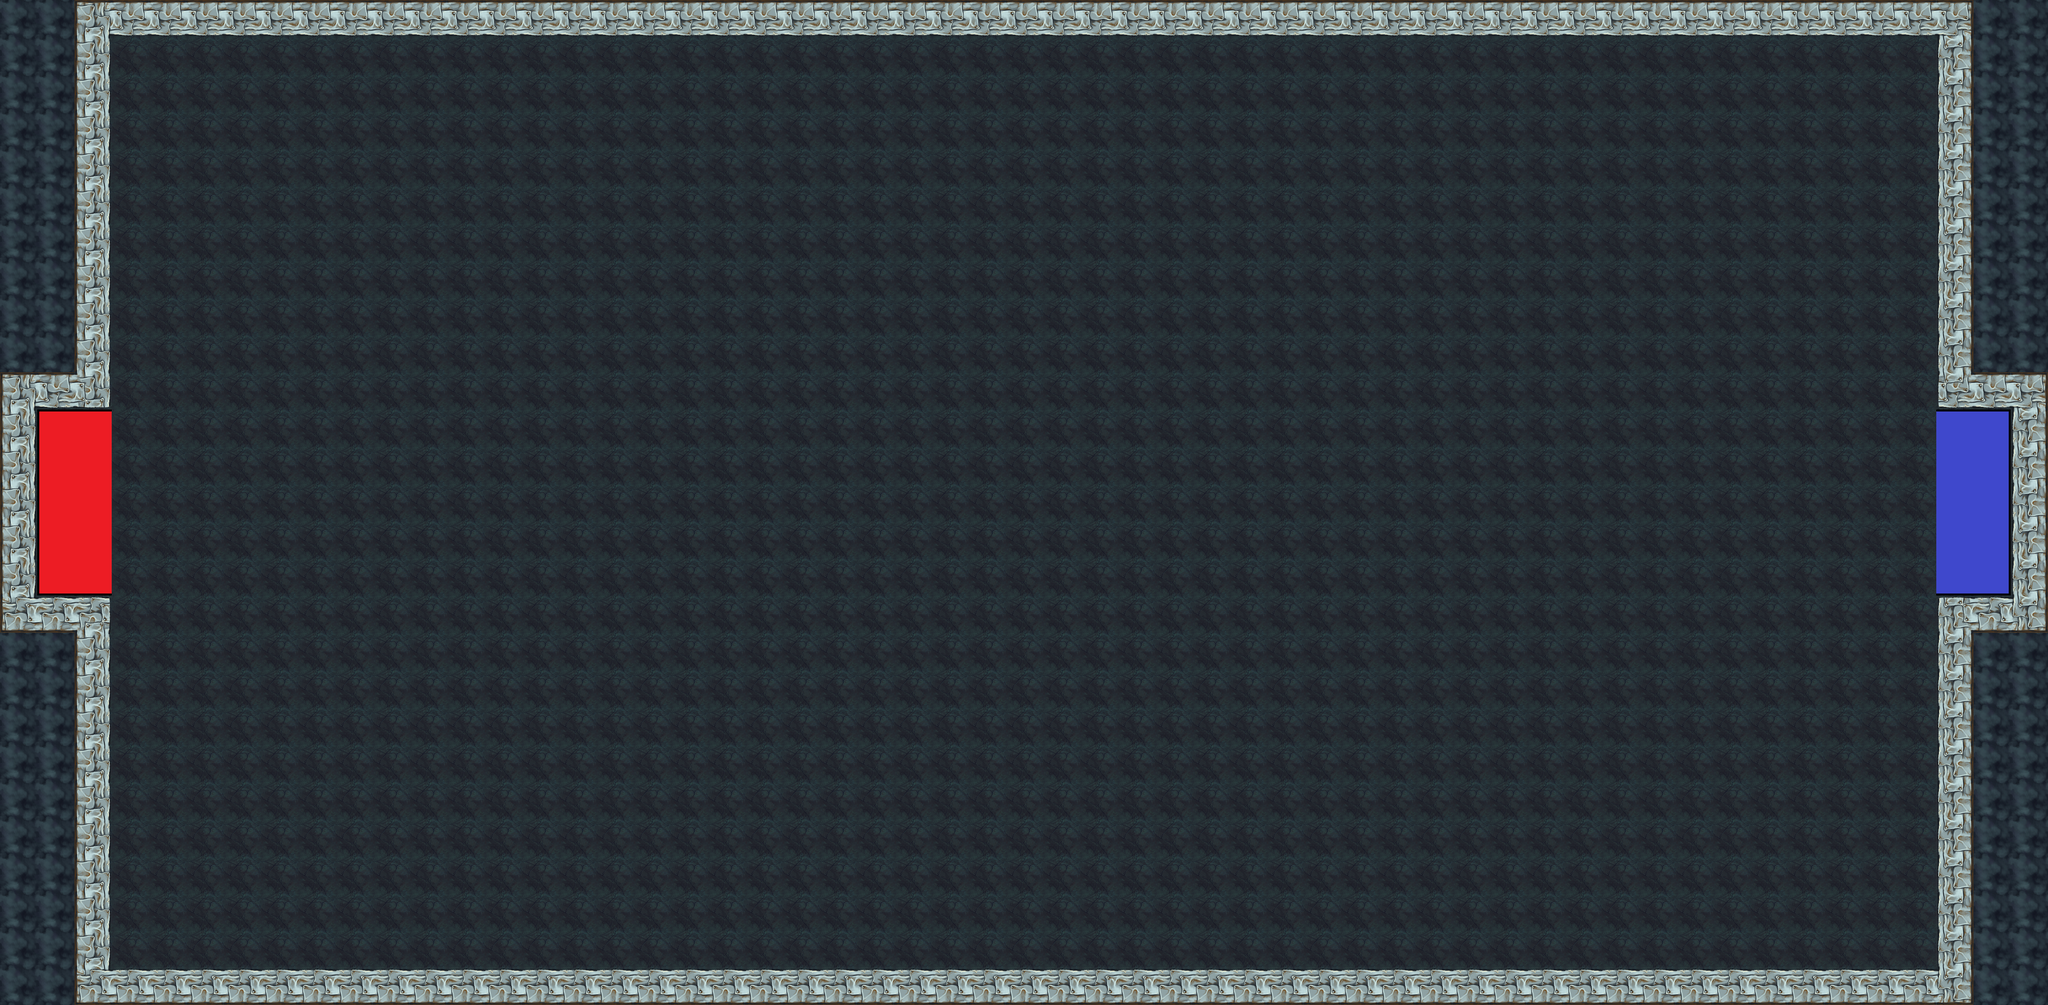

Rendered tile map (Tiled .tmx) drawn with the repository's tilesets; below, a short description and the map source with its tile grids summarised:
An orthogonal 55x27 tile map with 128x128 px tiles, 1 tile layer (Kachelebene 1), 4 tilesets and 14 objects (2x Gate).

<map version="1.0" orientation="orthogonal" renderorder="right-down" width="55" height="27" tilewidth="128" tileheight="128" nextobjectid="63">
 <tileset firstgid="1" source="playgroundTileset.tsx" />
 <tileset firstgid="13" name="Dummy Gate" tilewidth="128" tileheight="128" tilecount="12">
  <image source="Dummy Gate.png" trans="ffffff" width="512" height="384" />
 </tileset>
 <tileset firstgid="25" source="Bande_Tileset.tsx" />
 <tileset firstgid="40" name="balls_and_magnets" tilewidth="128" tileheight="128" tilecount="10">
  <image source="balls_and_magnets.png" trans="ffffff" width="640" height="256" />
 </tileset>
 <layer name="Kachelebene 1" width="55" height="27">
  <data>[1485 cells, 1485 non-empty, 26 distinct tile ids]</data>
 </layer>
 <objectgroup name="Spawn">
  <object id="51" gid="41" x="3457.09" y="1790.91" width="128" height="128">
   <properties>
    <property name="Entitytype" value="BallSpawn" />
    <property name="Team" value="" />
   </properties>
  </object>
  <object id="52" gid="42" x="5377.09" y="1790.91" width="128" height="128">
   <properties>
    <property name="Entitytype" value="BallSpawn" />
    <property name="Team" value="1" />
   </properties>
  </object>
  <object id="53" gid="40" x="1536" y="1792" width="128" height="128">
   <properties>
    <property name="Entitytype" value="BallSpawn" />
    <property name="Team" value="0" />
   </properties>
  </object>
  <object id="54" gid="46" x="6142.06" y="2429.21" width="128" height="128">
   <properties>
    <property name="Entitytype" value="PlayerSpawn" />
    <property name="Team" value="1" />
   </properties>
  </object>
  <object id="55" gid="45" x="766.061" y="2430.3" width="128" height="128">
   <properties>
    <property name="Entitytype" value="PlayerSpawn" />
    <property name="Team" value="0" />
   </properties>
  </object>
  <object id="58" gid="46" x="5887.52" y="1789.82" width="128" height="128">
   <properties>
    <property name="Entitytype" value="PlayerSpawn" />
    <property name="Team" value="1" />
   </properties>
  </object>
  <object id="59" gid="46" x="6145.09" y="1153.45" width="128" height="128">
   <properties>
    <property name="Entitytype" value="PlayerSpawn" />
    <property name="Team" value="1" />
   </properties>
  </object>
  <object id="60" gid="45" x="1023.64" y="1790.91" width="128" height="128">
   <properties>
    <property name="Entitytype" value="PlayerSpawn" />
    <property name="Team" value="0" />
   </properties>
  </object>
  <object id="61" gid="45" x="766.061" y="1151.52" width="128" height="128">
   <properties>
    <property name="Entitytype" value="PlayerSpawn" />
    <property name="Team" value="0" />
   </properties>
  </object>
 </objectgroup>
 <objectgroup name="Gate">
  <object id="9" type="Gate" x="96" y="1372.73" width="252.485" height="703.03">
   <properties>
    <property name="Entitytype" value="Gate" />
    <property name="Team" value="0" />
   </properties>
  </object>
  <object id="10" type="Gate" x="6688" y="1375.76" width="248" height="703.03">
   <properties>
    <property name="Entitytype" value="Gate" />
    <property name="Team" value="1" />
   </properties>
  </object>
 </objectgroup>
 <objectgroup name="Magnet">
  <properties>
   <property name="Entitytype" value="Magnet" />
   <property name="Team" value="1" />
  </properties>
  <object id="56" gid="48" x="3454.06" y="2880" width="128" height="128">
   <properties>
    <property name="Entitytype" value="Magnet" />
    <property name="Team" value="0" />
   </properties>
  </object>
  <object id="57" gid="49" x="3456" y="702.909" width="128" height="128" />
  <object id="62" gid="48" x="5887.39" y="2434.55" width="128" height="128">
   <properties>
    <property name="Entitytype" value="Magnet" />
    <property name="Team" value="0" />
   </properties>
  </object>
 </objectgroup>
</map>
